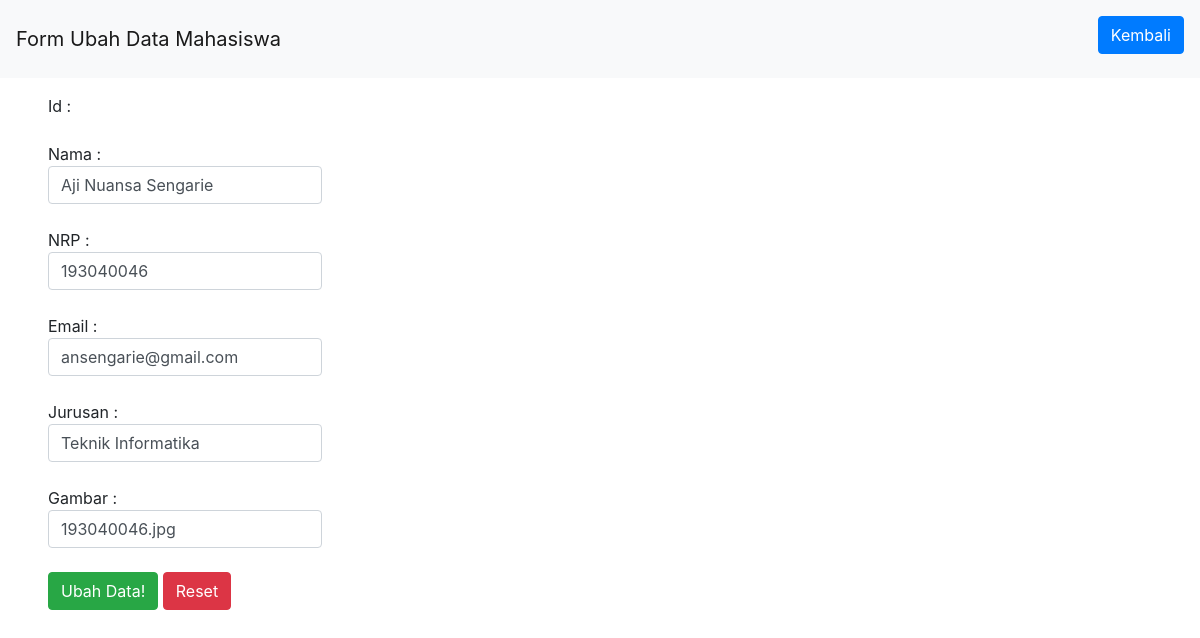
The page /pertemuan11/ubah.php?id=1 on the database its author committed.
### tables this page shows
CREATE TABLE `mahasiswa` (
  `id` int(11) NOT NULL,
  `nrp` char(9) DEFAULT NULL,
  `nama` varchar(50) NOT NULL,
  `email` varchar(50) NOT NULL,
  `jurusan` varchar(50) NOT NULL,
  `gambar` varchar(50) NOT NULL
);

### pertemuan11/functions.php (called while the page is built, shortened)
<?php
function koneksi()
{
  $conn = mysqli_connect("localhost", "root", "") or die("koneksi ke DB gagal.");
  mysqli_select_db($conn, "pw_193040046") or die("Database salah!");
  return $conn;
}
function query($query)
{
  $conn = koneksi();
  $result = mysqli_query($conn, $query);
  if (mysqli_num_rows($result) == 1) {
    return mysqli_fetch_assoc($result);
  }
  $rows = [];
  return $rows;
}

### pertemuan11/ubah.php (the view, shortened to what this page needs)
<?php
require 'functions.php';
$id = $_GET['id'];
$mhs = query("SELECT * FROM mahasiswa WHERE id = $id");
?>
<!DOCTYPE html>
<html lang="en">
<head>
  <link rel="stylesheet" href="https://stackpath.bootstrapcdn.com/bootstrap/4.1.3/css/bootstrap.min.css">
  <link rel="stylesheet" type="text/css" href="css/style.css">
</head>
<body>
  <nav class="navbar navbar-light bg-light">
    <a class="navbar-brand" href="#">
      Form Ubah Data Mahasiswa
    </a>
    <p>
      <a href="index.php" class="btn btn-primary mt-2">Kembali</a>
    </p>
  </nav>
  <form action="" method="POST" class="ml-5 mt-3">
    <div class="form-group">
      <label>
        Id :
      </label>
    </div>
    <div class="form-group">
      <label>
        Nama :
        <input type="text" name="nama" class="form-control" autofocus required value="<?= $mhs['nama']; ?>">
      </label>
    </div>
    <div class="form-group">
      <label>
        NRP :
        <input type="text" name="nrp" class="form-control" required value="<?= $mhs['nrp']; ?>">
      </label>
    </div>
    <div class="form-group">
      <label>
        Email :
        <input type="text" name="email" class="form-control" required value="<?= $mhs['email']; ?>">
      </label>
    </div>
    <div class="form-group">
      <label>
        Jurusan :
        <input type="text" name="jurusan" class="form-control" required value="<?= $mhs['jurusan']; ?>">
      </label>
    </div>
    <div class="form-group">
      <label>
        Gambar :
        <input type="text" name="gambar" class="form-control" required value="<?= $mhs['gambar']; ?>">
      </label>
    </div>
    <div class="form-group">
      <button type="submit" name="ubah" class="btn btn-success">Ubah Data!</button>
      <button type="reset" name="reset" class="btn btn-danger">Reset</button>
    </div>
  </form>
</body>
</html>

### pertemuan11/css/style.css (style rules this page uses)
html { scroll-behavior: smooth; }

### rows shown on the page
mahasiswa: nama "Aji Nuansa Sengarie", nrp "193040046", email "ansengarie@gmail.com", jurusan "Teknik Informatika", gambar "193040046.jpg"
